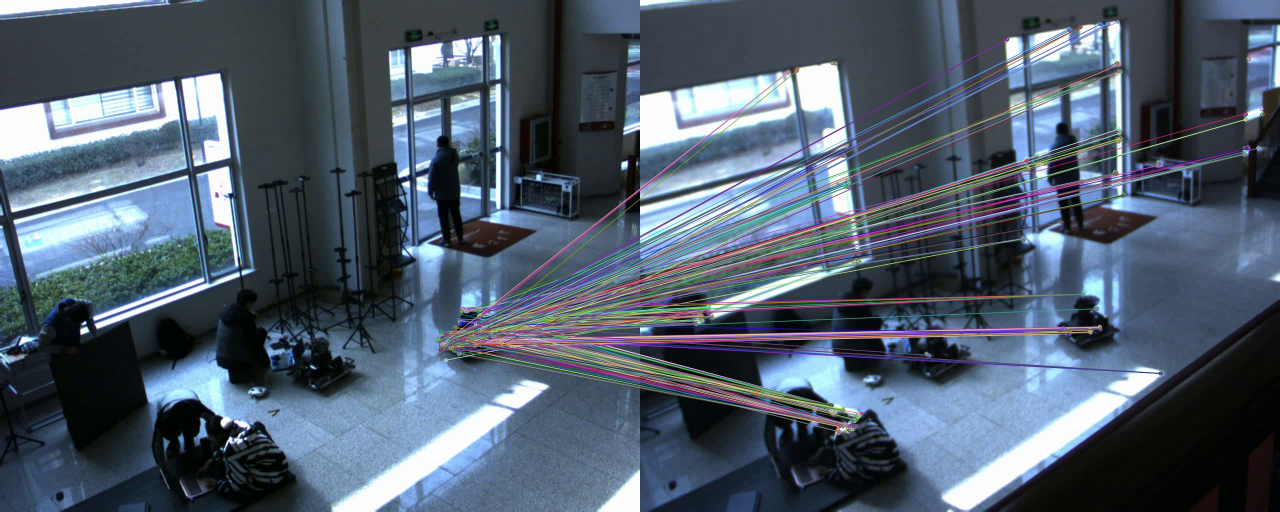
//> input picture hw5/1/test_one2.jpg, 2560 x 1024 px, given in place of video2.mp4, which was not available (shown at 1/2 size)
$ ./homework_1_02_03   (built with g++ and OpenCV 4)
//> lines starting //> are read from the running program, lines starting //| are printed output that depends on the picture; after the words box and inside, x2 and y2 are one past the last pixel; in counts of white or black regions, pixels touching at a corner belong together; pictures that were not available may be replaced by others from this repository, and a replacement may not be noted
//> further down, src is the input picture: 1024 rows x 2560 cols, CV_8UC3; mean B, G, R 108.8, 93.1, 79.8
#include <opencv2/core/core.hpp>
#include <opencv2/highgui/highgui.hpp>
#include <opencv2/imgproc/imgproc.hpp>
#include <iostream>
#include <vector>
#include <assert.h>

using namespace std;
using namespace cv;

void dfs(cv::Mat &drawer,
    const std::vector< std::vector<cv::Point> > &contours,
    const std::vector< cv::Vec4i > &hierachy,
    const int &id,
    const int &depth) {
    if (id == -1)
        return;
    static cv::Scalar COLOR_LIST[3] = { {220, 20, 20}, {20, 220, 20}, {20, 20, 220} };
    cv::drawContours(drawer, contours, id, COLOR_LIST[depth % 3], 1);
    for (int i = hierachy[id][2]; i + 1; i = hierachy[i][0]) {
        dfs(drawer, contours, hierachy, i, depth + 1); // 向内部的子轮廓 递归
    }
}

#if 0

cv::Point2f no_child(const std::vector< std::vector<cv::Point> > &contours, int id){
    std::vector<cv::Point> contour = contours[id];
    cv::Point2f center;
    float radius;
    cv::minEnclosingCircle(contour, center,radius);
    return center;
}


void unique_child(const std::vector< std::vector<cv::Point> > &contours, int id){

}


int count_children(const std::vector< cv::Vec4i > &hierachy, const int id){
    int n = 0;
    for (int i = id; i + 1; i = hierachy[i][2]){
        n+=1;
    }
    printf("the layer %d, has %d child/children.\n", id, n);
    return n;
}

void census(const std::vector< std::vector<cv::Point> > &contours, const std::vector< cv::Vec4i > &hierachy, const int id){
    cv::Point2f center;
    // 遍历最外层轮廓
    for (int i = 0; i + 1; i = hierachy[i][0]) {

    }

    if (hierachy[id][2] == -1){
        center = no_child(contours, id);
    }
    else{

    }
}
#endif

double Point2PointDist(const cv::Point2f& a, const cv::Point2f& b)
{
    double res = sqrt(pow(a.x - b.x, 2) + pow(a.y - b.y, 2));
    return res;
}

cv::Mat find_draw(const cv::Mat &src) {
    cv::Mat hsv;
    cv::cvtColor(src, hsv, cv::COLOR_BGR2HSV); // 将颜色空间从BGR转为HSV
//> hsv: 1024 rows x 2560 cols, CV_8UC3; mean H, S, V 97.3, 88.3, 111.4
    cv::Mat hsv_part1, hsv_part2;
    cv::inRange(hsv, cv::Scalar(0, 43, 46), cv::Scalar(25, 255, 255), hsv_part1);
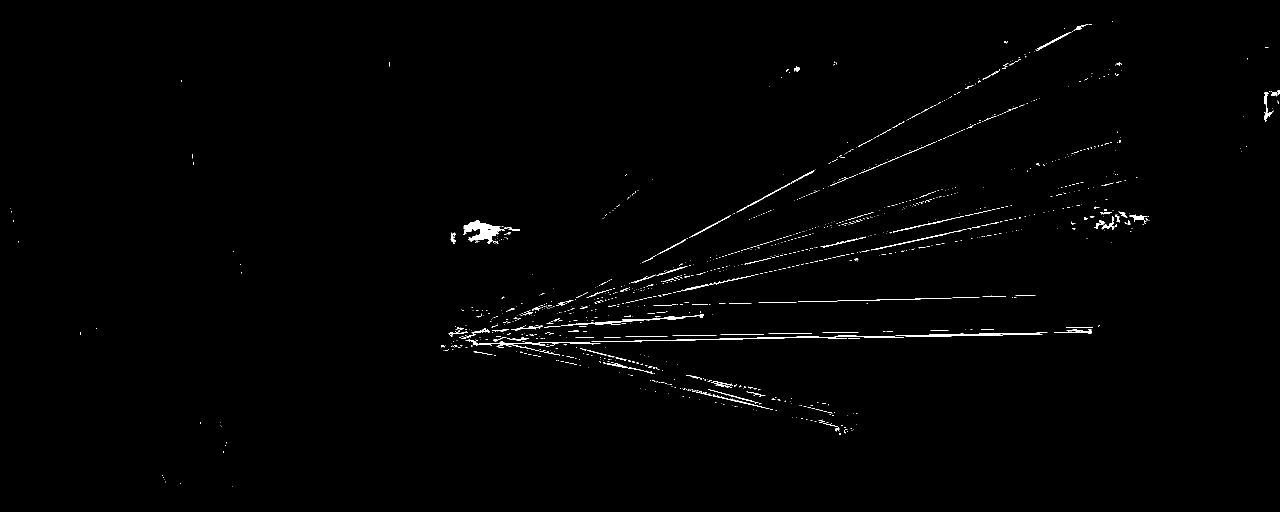
//> hsv_part1: 1024 rows x 2560 cols, CV_8UC1 (shown at 1/2 size); 0.8% white; 1171 white regions (1042 under 20 px), largest, box (x1, y1, x2, y2) and area: (927, 440, 1040, 488) 1845, (1183, 671, 1808, 684) 1492, (1791, 665, 2095, 674) 993
    cv::inRange(hsv, cv::Scalar(156, 43, 46), cv::Scalar(180, 255, 255), hsv_part2); // 提取红色和橙色
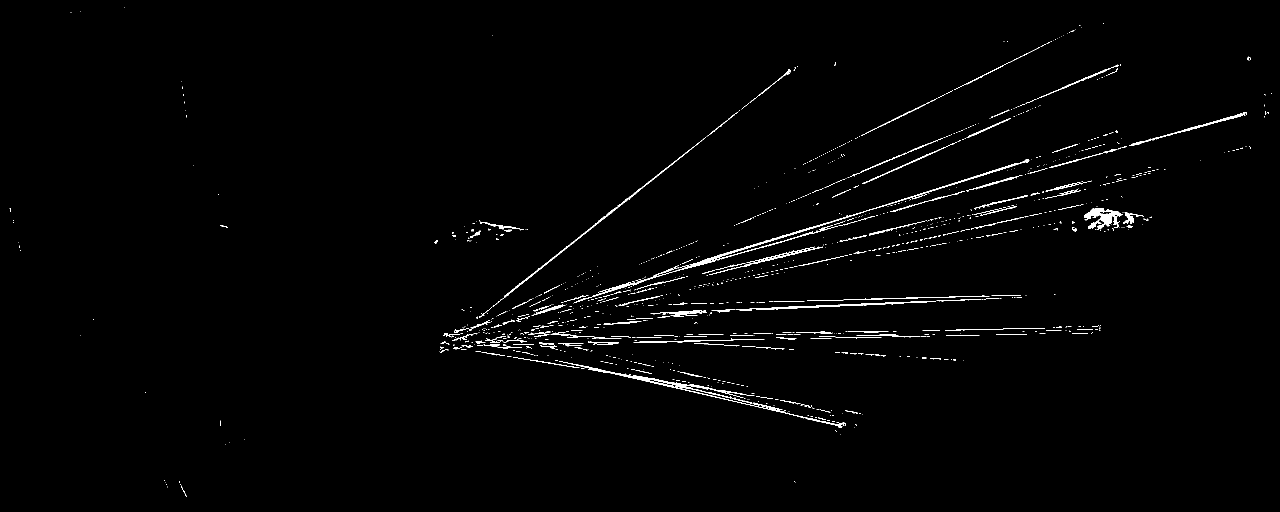
//> hsv_part2: 1024 rows x 2560 cols, CV_8UC1 (shown at 1/2 size); 1.3% white in thin lines or dots
    cv::Mat ones_mat = cv::Mat::ones(cv::Size(src.cols, src.rows), CV_8UC1);
    cv::Mat hsv_result = 255 * (ones_mat - (ones_mat - hsv_part1 / 255).mul(ones_mat - hsv_part2 / 255)); // 对hsv_part1的结果和hsv_part2的结果取并集
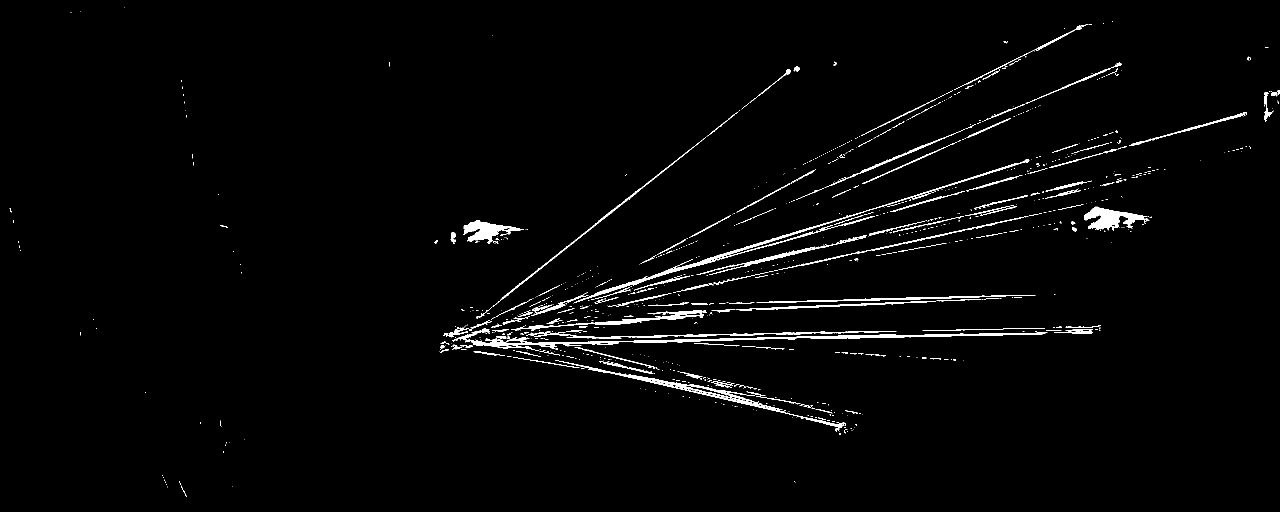
//> hsv_result: 1024 rows x 2560 cols, CV_8UC1 (shown at 1/2 size); 2.1% white; 959 white regions (787 under 20 px)
    // [8 lines of commented-out code are left out]

    std::vector< std::vector<cv::Point> > contour;
    std::vector< cv::Vec4i > hierachy;
    cv::findContours( hsv_result, contour, hierachy, cv::RETR_TREE, cv::CHAIN_APPROX_NONE);
//> contour = 1067 contours, 942 with area under 20; largest, box (x1, y1, x2, y2) and area: (904, 656, 2095, 700) 5253, (1110, 720, 1692, 864) 3906, (1148, 318, 2059, 606) 3802, (2168, 413, 2299, 461) 2710, (927, 440, 1048, 488) 2167
    // get_depth(hierachy);
    // cv::Mat drawer = cv::Mat::zeros(cv::Size(src.cols, src.rows), CV_8UC3);
    cv::Mat drawer = src;
    double s_min = 100000000000;
    int center_id = 0;
    int big_ids[5] = {-1,-1,-1,-1,-1};
    int flag = 0;
    // 遍历最外层， 先找找中心点, 以及大区域的标号
    for (int i = 0; i + 1; i = hierachy[i][0]){
        double s = contourArea(contour[i]);
        if (s < s_min && s > 150){
            s_min = s;
            center_id = i;
        }
        if (s > 2400){
            big_ids[flag] = i;
            // cv::drawContours(drawer, contour,i, Scalar(0,255,0), 2);
            flag += 1;
            flag = flag % 5;
        }
    }
//> this loop made 958 passes
//> (s, s_min) on passes 127, 248, 386: (220.5, 220.5), (192, 192), (151, 151)
//> s on passes 1 to 6: 3.5, 0, 0, 11, 0.5, 0
//> after the loop, s_min = 151; center_id = 442; flag = 4
    float radius;
    cv::Point2f center;
    cv::minEnclosingCircle(contour[center_id], center, radius);
//> center = Point(1297, 596); radius = 46.1
    // cv::minEnclosingCircle(Mat(contour[center_id]), center, radius);
    cv::circle(drawer, Point(center), static_cast<int>(radius), Scalar(255,0,255), 5);
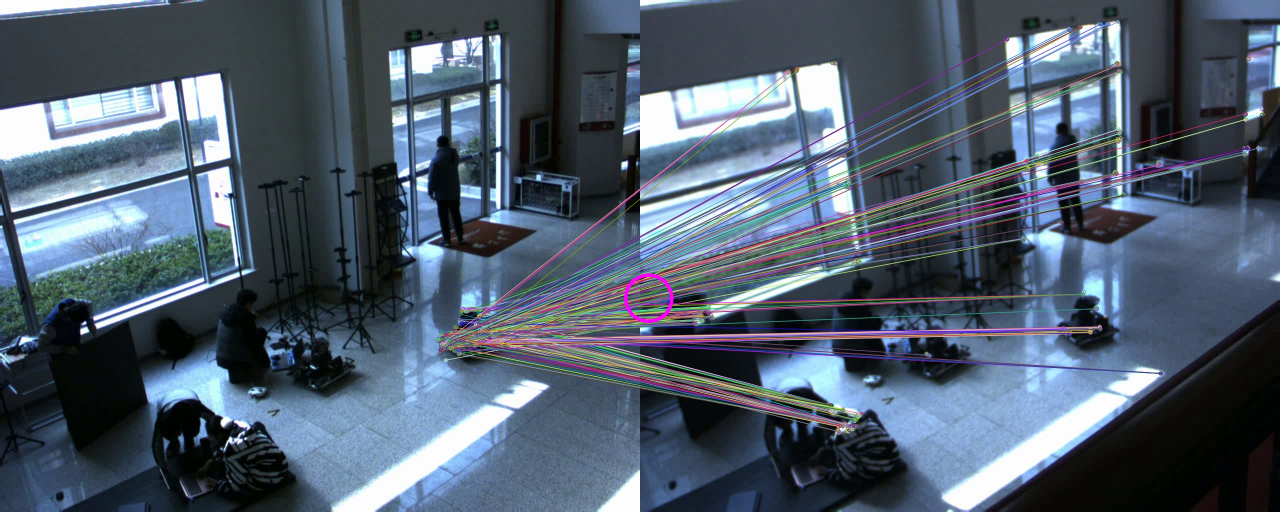
//> drawer: 1024 rows x 2560 cols, CV_8UC3 (shown at 1/2 size); 0.08% of pixels changed, all inside (x1, y1, x2, y2) = (1248, 547, 1347, 646)

    // 再找 图报面积小于最小外接举行
    for (int i = 0; i < 5; i++){
        int id = big_ids[i];
        if (id != -1){

            // cv::drawContours(drawer, contour,id, Scalar(0,255,255), 2);

            // 返回自身距离中心最近的点
            cv::RotatedRect box = cv::minAreaRect(contour[id]);
            cv::Point2f rect[4];
            box.points(rect);
            Point2f far_mid_point;
            double dis_max = 10000000000;
            for (int k = 0; k < 4; k++){
                // 中点：
                cv::Point2f mid  = (rect[k] + rect[(k+1)%4])/2;
                // cv::Point2f mid2  = (rect[k+1] + rect[(k+2)%4])/2;
                double dis = Point2PointDist(mid, center);
                if (dis < dis_max){
                    dis_max = dis;
                    far_mid_point = mid;
                }
                // line(drawer, mid, mid2, Scalar(0, 0, 255), 2, 8);
            }


            // 返回子轮廓距离中心最远的那一个
            int far_child_id = -1;
            double far_child_distance = 100000000000;
            int shot = 0;
            for (int j = hierachy[id][2]; j + 1; j= hierachy[j][0]) {

                if(j != -1){
                    shot += 1;
                    double distance = cv::pointPolygonTest(contour[j], center, true);
                    if (distance < far_child_distance){

                        far_child_distance = distance;
                        far_child_id = j;
                    }
                }
            }
            // far_child_id = 3;
            if (far_child_id != -1 && shot > 1){
                // cv::drawContours(drawer, contour, far_child_id, Scalar(0,255,0), 2);
                // vector<Point> contour_new;
                // contour_new.assign(contour[far_child_id].begin(), contour[far_child_id].end());

                vector<vector<cv::Point>> convex(1);
                vector<cv::Point> contourmax = contour[far_child_id];
                contourmax.push_back(far_mid_point);
                cv::convexHull(contourmax, convex[0]);
                cv::drawContours(drawer, convex, -1, Scalar(0,255,0), 2);
                // cv::drawContours(drawer, convex, 0, Scalar(0,255,0), 2);
                // cv::convexHull(contour[far_child_id].push_back(far_mid_point), convex, false)
                // cv::drawContours(drawer, convex, 0, Scalar(0,255,0), 2);

            }
            else if(far_child_id != -1 && shot <= 1){
                // [4 lines of commented-out code are left out]
                vector<vector<cv::Point>> convex(1);
                vector<cv::Point> contourmax = contour[far_child_id];
                contourmax.push_back(far_mid_point);
                // [far_child_id].push_back(far_mid_point)
                cv::convexHull(contourmax, convex[0]);
                cv::drawContours(drawer, convex, -1, Scalar(0,255,255), 2);
            }

        }
    }
//> this loop made 5 passes
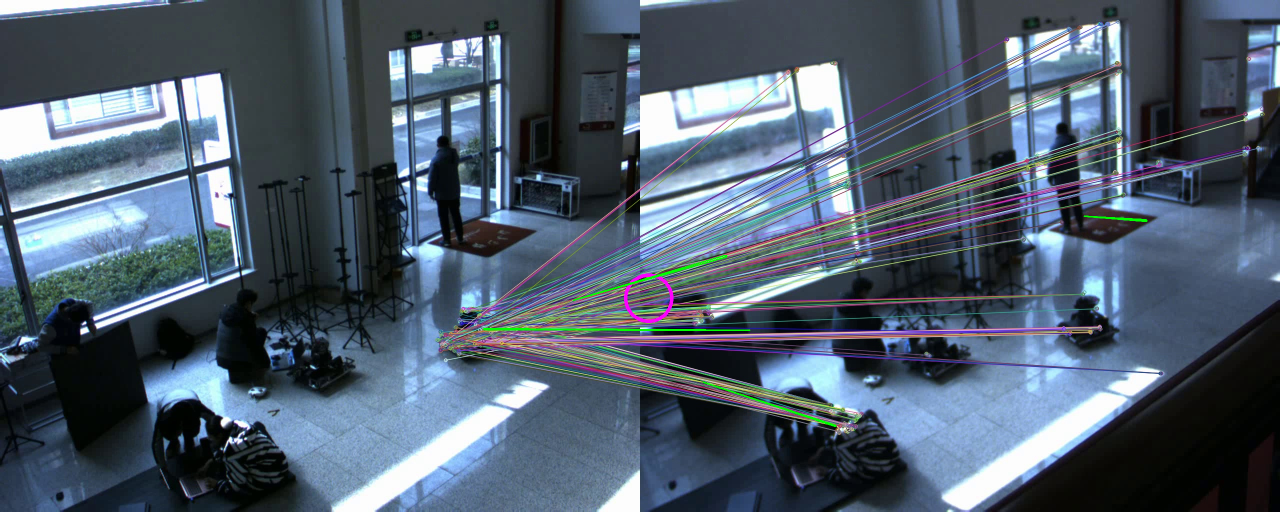
//> drawer: 1024 rows x 2560 cols, CV_8UC3 (shown at 1/2 size); 0.2% of pixels changed, all inside (x1, y1, x2, y2) = (966, 431, 2295, 854)
    return drawer;
}


int main() {

    // [21 lines of commented-out code are left out]
    cv::VideoCapture capture("/home/nvidia/Robomaster/videos/video2.mp4");
    cv::Mat src;
    while (capture.read(src)) {
        cv::Mat output = find_draw(src);
        cv::imshow("src", output);
        // 这里是显示图片的语句，第一个参数为显示 窗口的名字，第二个参数为需要显示的图片
        cv::waitKey(50);
    }
    return 0;

}
